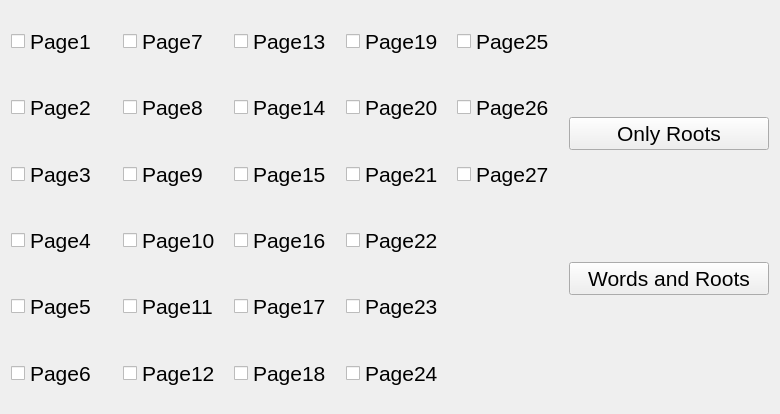
       <widget class="QWidget" name="pageChose">
        <property name="geometry">
         <rect>
          <x>0</x>
          <y>0</y>
          <width>780</width>
          <height>414</height>
         </rect>
        </property>
        <attribute name="label">
         <string>Chose Page(s)</string>
        </attribute>
        <layout class="QVBoxLayout" name="verticalLayout_3">
         <item>
          <layout class="QHBoxLayout" name="pageChoseLayout">
           <item>
            <layout class="QGridLayout" name="pageLayout">
             <item row="3" column="2">
              <widget class="QCheckBox" name="PageCheckBox_16">
               <property name="sizePolicy">
                <sizepolicy hsizetype="Minimum" vsizetype="Expanding">
                 <horstretch>0</horstretch>
                 <verstretch>0</verstretch>
                </sizepolicy>
               </property>
               <property name="font">
                <font>
                 <pointsize>16</pointsize>
                </font>
               </property>
               <property name="styleSheet">
                <string notr="true">QCheckBox::indicator {
	width: 20px;
	height: 20px;
};</string>
               </property>
               <property name="text">
                <string>Page16</string>
               </property>
              </widget>
             </item>
             <item row="1" column="2">
              <widget class="QCheckBox" name="PageCheckBox_14">
               <property name="sizePolicy">
                <sizepolicy hsizetype="Minimum" vsizetype="Expanding">
                 <horstretch>0</horstretch>
                 <verstretch>0</verstretch>
                </sizepolicy>
               </property>
               <property name="font">
                <font>
                 <pointsize>16</pointsize>
                </font>
               </property>
               <property name="styleSheet">
                <string notr="true">QCheckBox::indicator {
	width: 20px;
	height: 20px;
};</string>
               </property>
               <property name="text">
                <string>Page14</string>
               </property>
              </widget>
             </item>
             <item row="0" column="3">
              <widget class="QCheckBox" name="PageCheckBox_19">
               <property name="sizePolicy">
                <sizepolicy hsizetype="Minimum" vsizetype="Expanding">
                 <horstretch>0</horstretch>
                 <verstretch>0</verstretch>
                </sizepolicy>
               </property>
               <property name="font">
                <font>
                 <pointsize>16</pointsize>
                </font>
               </property>
               <property name="styleSheet">
                <string notr="true">QCheckBox::indicator {
	width: 20px;
	height: 20px;
};</string>
               </property>
               <property name="text">
                <string>Page19</string>
               </property>
              </widget>
             </item>
             <item row="0" column="1">
              <widget class="QCheckBox" name="PageCheckBox_7">
               <property name="sizePolicy">
                <sizepolicy hsizetype="Minimum" vsizetype="Expanding">
                 <horstretch>0</horstretch>
                 <verstretch>0</verstretch>
                </sizepolicy>
               </property>
               <property name="font">
                <font>
                 <pointsize>16</pointsize>
                </font>
               </property>
               <property name="styleSheet">
                <string notr="true">QCheckBox::indicator {
	width: 20px;
	height: 20px;
};</string>
               </property>
               <property name="text">
                <string>Page7</string>
               </property>
              </widget>
             </item>
             <item row="3" column="0">
              <widget class="QCheckBox" name="PageCheckBox_4">
               <property name="sizePolicy">
                <sizepolicy hsizetype="Minimum" vsizetype="Expanding">
                 <horstretch>0</horstretch>
                 <verstretch>0</verstretch>
                </sizepolicy>
               </property>
               <property name="font">
                <font>
                 <pointsize>16</pointsize>
                </font>
               </property>
               <property name="styleSheet">
                <string notr="true">QCheckBox::indicator {
	width: 20px;
	height: 20px;
};</string>
               </property>
               <property name="text">
                <string>Page4</string>
               </property>
              </widget>
             </item>
             <item row="4" column="0">
              <widget class="QCheckBox" name="PageCheckBox_5">
               <property name="sizePolicy">
                <sizepolicy hsizetype="Minimum" vsizetype="Expanding">
                 <horstretch>0</horstretch>
                 <verstretch>0</verstretch>
                </sizepolicy>
               </property>
               <property name="font">
                <font>
                 <pointsize>16</pointsize>
                </font>
               </property>
               <property name="styleSheet">
                <string notr="true">QCheckBox::indicator {
	width: 20px;
	height: 20px;
};</string>
               </property>
               <property name="text">
                <string>Page5</string>
               </property>
              </widget>
             </item>
             <item row="0" column="4">
              <widget class="QCheckBox" name="PageCheckBox_25">
               <property name="sizePolicy">
                <sizepolicy hsizetype="Minimum" vsizetype="Expanding">
                 <horstretch>0</horstretch>
                 <verstretch>0</verstretch>
                </sizepolicy>
               </property>
               <property name="font">
                <font>
                 <pointsize>16</pointsize>
                </font>
               </property>
               <property name="styleSheet">
                <string notr="true">QCheckBox::indicator {
	width: 20px;
	height: 20px;
};</string>
               </property>
               <property name="text">
                <string>Page25</string>
               </property>
              </widget>
             </item>
             <item row="1" column="0">
              <widget class="QCheckBox" name="PageCheckBox_2">
               <property name="sizePolicy">
                <sizepolicy hsizetype="Minimum" vsizetype="Expanding">
                 <horstretch>0</horstretch>
                 <verstretch>0</verstretch>
                </sizepolicy>
               </property>
               <property name="font">
                <font>
                 <pointsize>16</pointsize>
                </font>
               </property>
               <property name="styleSheet">
                <string notr="true">QCheckBox::indicator {
	width: 20px;
	height: 20px;
};</string>
               </property>
               <property name="text">
                <string>Page2</string>
               </property>
              </widget>
             </item>
             <item row="4" column="1">
              <widget class="QCheckBox" name="PageCheckBox_11">
               <property name="sizePolicy">
                <sizepolicy hsizetype="Minimum" vsizetype="Expanding">
                 <horstretch>0</horstretch>
                 <verstretch>0</verstretch>
                </sizepolicy>
               </property>
               <property name="font">
                <font>
                 <pointsize>16</pointsize>
                </font>
               </property>
               <property name="styleSheet">
                <string notr="true">QCheckBox::indicator {
	width: 20px;
	height: 20px;
};</string>
               </property>
               <property name="text">
                <string>Page11</string>
               </property>
              </widget>
             </item>
             <item row="3" column="1">
              <widget class="QCheckBox" name="PageCheckBox_10">
               <property name="sizePolicy">
                <sizepolicy hsizetype="Minimum" vsizetype="Expanding">
                 <horstretch>0</horstretch>
                 <verstretch>0</verstretch>
                </sizepolicy>
               </property>
               <property name="font">
                <font>
                 <pointsize>16</pointsize>
                </font>
               </property>
               <property name="styleSheet">
                <string notr="true">QCheckBox::indicator {
	width: 20px;
	height: 20px;
};</string>
               </property>
               <property name="text">
                <string>Page10</string>
               </property>
              </widget>
             </item>
             <item row="2" column="2">
              <widget class="QCheckBox" name="PageCheckBox_15">
               <property name="sizePolicy">
                <sizepolicy hsizetype="Minimum" vsizetype="Expanding">
                 <horstretch>0</horstretch>
                 <verstretch>0</verstretch>
                </sizepolicy>
               </property>
               <property name="font">
                <font>
                 <pointsize>16</pointsize>
                </font>
               </property>
               <property name="styleSheet">
                <string notr="true">QCheckBox::indicator {
	width: 20px;
	height: 20px;
};</string>
               </property>
               <property name="text">
                <string>Page15</string>
               </property>
              </widget>
             </item>
             <item row="2" column="1">
              <widget class="QCheckBox" name="PageCheckBox_9">
               <property name="sizePolicy">
                <sizepolicy hsizetype="Minimum" vsizetype="Expanding">
                 <horstretch>0</horstretch>
                 <verstretch>0</verstretch>
                </sizepolicy>
               </property>
               <property name="font">
                <font>
                 <pointsize>16</pointsize>
                </font>
               </property>
               <property name="styleSheet">
                <string notr="true">QCheckBox::indicator {
	width: 20px;
	height: 20px;
};</string>
               </property>
               <property name="text">
                <string>Page9</string>
               </property>
              </widget>
             </item>
             <item row="5" column="0">
              <widget class="QCheckBox" name="PageCheckBox_6">
               <property name="sizePolicy">
                <sizepolicy hsizetype="Minimum" vsizetype="Expanding">
                 <horstretch>0</horstretch>
                 <verstretch>0</verstretch>
                </sizepolicy>
               </property>
               <property name="font">
                <font>
                 <pointsize>16</pointsize>
                </font>
               </property>
               <property name="styleSheet">
                <string notr="true">QCheckBox::indicator {
	width: 20px;
	height: 20px;
};</string>
               </property>
               <property name="text">
                <string>Page6</string>
               </property>
              </widget>
             </item>
             <item row="0" column="2">
              <widget class="QCheckBox" name="PageCheckBox_13">
               <property name="sizePolicy">
                <sizepolicy hsizetype="Minimum" vsizetype="Expanding">
                 <horstretch>0</horstretch>
                 <verstretch>0</verstretch>
                </sizepolicy>
               </property>
               <property name="font">
                <font>
                 <pointsize>16</pointsize>
                </font>
               </property>
               <property name="styleSheet">
                <string notr="true">QCheckBox::indicator {
	width: 20px;
	height: 20px;
};</string>
               </property>
               <property name="text">
                <string>Page13</string>
               </property>
              </widget>
             </item>
             <item row="2" column="4">
              <widget class="QCheckBox" name="PageCheckBox_27">
               <property name="sizePolicy">
                <sizepolicy hsizetype="Minimum" vsizetype="Expanding">
                 <horstretch>0</horstretch>
                 <verstretch>0</verstretch>
                </sizepolicy>
               </property>
               <property name="font">
                <font>
                 <pointsize>16</pointsize>
                </font>
               </property>
               <property name="styleSheet">
                <string notr="true">QCheckBox::indicator {
	width: 20px;
	height: 20px;
};</string>
               </property>
               <property name="text">
                <string>Page27</string>
               </property>
              </widget>
             </item>
             <item row="4" column="2">
              <widget class="QCheckBox" name="PageCheckBox_17">
               <property name="sizePolicy">
                <sizepolicy hsizetype="Minimum" vsizetype="Expanding">
                 <horstretch>0</horstretch>
                 <verstretch>0</verstretch>
                </sizepolicy>
               </property>
               <property name="font">
                <font>
                 <pointsize>16</pointsize>
                </font>
               </property>
               <property name="styleSheet">
                <string notr="true">QCheckBox::indicator {
	width: 20px;
	height: 20px;
};</string>
               </property>
               <property name="text">
                <string>Page17</string>
               </property>
              </widget>
             </item>
             <item row="1" column="3">
              <widget class="QCheckBox" name="PageCheckBox_20">
               <property name="sizePolicy">
                <sizepolicy hsizetype="Minimum" vsizetype="Expanding">
                 <horstretch>0</horstretch>
                 <verstretch>0</verstretch>
                </sizepolicy>
               </property>
               <property name="font">
                <font>
                 <pointsize>16</pointsize>
                </font>
               </property>
               <property name="styleSheet">
                <string notr="true">QCheckBox::indicator {
	width: 20px;
	height: 20px;
};</string>
               </property>
               <property name="text">
                <string>Page20</string>
               </property>
              </widget>
             </item>
             <item row="1" column="1">
              <widget class="QCheckBox" name="PageCheckBox_8">
               <property name="sizePolicy">
                <sizepolicy hsizetype="Minimum" vsizetype="Expanding">
                 <horstretch>0</horstretch>
                 <verstretch>0</verstretch>
                </sizepolicy>
               </property>
               <property name="font">
                <font>
                 <pointsize>16</pointsize>
                </font>
               </property>
               <property name="styleSheet">
                <string notr="true">QCheckBox::indicator {
	width: 20px;
	height: 20px;
};</string>
               </property>
               <property name="text">
                <string>Page8</string>
               </property>
              </widget>
             </item>
             <item row="0" column="0">
              <widget class="QCheckBox" name="PageCheckBox_1">
               <property name="sizePolicy">
                <sizepolicy hsizetype="Minimum" vsizetype="Expanding">
                 <horstretch>0</horstretch>
                 <verstretch>0</verstretch>
                </sizepolicy>
               </property>
               <property name="font">
                <font>
                 <pointsize>16</pointsize>
                </font>
               </property>
               <property name="styleSheet">
                <string notr="true">QCheckBox::indicator {
	width: 20px;
	height: 20px;
};</string>
               </property>
               <property name="text">
                <string>Page1</string>
               </property>
              </widget>
             </item>
             <item row="2" column="3">
              <widget class="QCheckBox" name="PageCheckBox_21">
               <property name="sizePolicy">
                <sizepolicy hsizetype="Minimum" vsizetype="Expanding">
                 <horstretch>0</horstretch>
                 <verstretch>0</verstretch>
                </sizepolicy>
               </property>
               <property name="font">
                <font>
                 <pointsize>16</pointsize>
                </font>
               </property>
               <property name="styleSheet">
                <string notr="true">QCheckBox::indicator {
	width: 20px;
	height: 20px;
};</string>
               </property>
               <property name="text">
                <string>Page21</string>
               </property>
              </widget>
             </item>
             <item row="3" column="3">
              <widget class="QCheckBox" name="PageCheckBox_22">
               <property name="sizePolicy">
                <sizepolicy hsizetype="Minimum" vsizetype="Expanding">
                 <horstretch>0</horstretch>
                 <verstretch>0</verstretch>
                </sizepolicy>
               </property>
               <property name="font">
                <font>
                 <pointsize>16</pointsize>
                </font>
               </property>
               <property name="styleSheet">
                <string notr="true">QCheckBox::indicator {
	width: 20px;
	height: 20px;
};</string>
               </property>
               <property name="text">
                <string>Page22</string>
               </property>
              </widget>
             </item>
             <item row="4" column="3">
              <widget class="QCheckBox" name="PageCheckBox_23">
               <property name="sizePolicy">
                <sizepolicy hsizetype="Minimum" vsizetype="Expanding">
                 <horstretch>0</horstretch>
                 <verstretch>0</verstretch>
                </sizepolicy>
               </property>
               <property name="font">
                <font>
                 <pointsize>16</pointsize>
                </font>
               </property>
               <property name="styleSheet">
                <string notr="true">QCheckBox::indicator {
	width: 20px;
	height: 20px;
};</string>
               </property>
               <property name="text">
                <string>Page23</string>
               </property>
              </widget>
             </item>
             <item row="5" column="1">
              <widget class="QCheckBox" name="PageCheckBox_12">
               <property name="sizePolicy">
                <sizepolicy hsizetype="Minimum" vsizetype="Expanding">
                 <horstretch>0</horstretch>
                 <verstretch>0</verstretch>
                </sizepolicy>
               </property>
               <property name="font">
                <font>
                 <pointsize>16</pointsize>
                </font>
               </property>
               <property name="styleSheet">
                <string notr="true">QCheckBox::indicator {
	width: 20px;
	height: 20px;
};</string>
               </property>
               <property name="text">
                <string>Page12</string>
               </property>
              </widget>
             </item>
             <item row="1" column="4">
              <widget class="QCheckBox" name="PageCheckBox_26">
               <property name="sizePolicy">
                <sizepolicy hsizetype="Minimum" vsizetype="Expanding">
                 <horstretch>0</horstretch>
                 <verstretch>0</verstretch>
                </sizepolicy>
               </property>
               <property name="font">
                <font>
                 <pointsize>16</pointsize>
                </font>
               </property>
               <property name="styleSheet">
                <string notr="true">QCheckBox::indicator {
	width: 20px;
	height: 20px;
};</string>
               </property>
               <property name="text">
                <string>Page26</string>
               </property>
              </widget>
             </item>
             <item row="5" column="2">
              <widget class="QCheckBox" name="PageCheckBox_18">
               <property name="sizePolicy">
                <sizepolicy hsizetype="Minimum" vsizetype="Expanding">
                 <horstretch>0</horstretch>
                 <verstretch>0</verstretch>
                </sizepolicy>
               </property>
               <property name="font">
                <font>
                 <pointsize>16</pointsize>
                </font>
               </property>
               <property name="styleSheet">
                <string notr="true">QCheckBox::indicator {
	width: 20px;
	height: 20px;
};</string>
               </property>
               <property name="text">
                <string>Page18</string>
               </property>
              </widget>
             </item>
             <item row="2" column="0">
              <widget class="QCheckBox" name="PageCheckBox_3">
               <property name="sizePolicy">
                <sizepolicy hsizetype="Minimum" vsizetype="Expanding">
                 <horstretch>0</horstretch>
                 <verstretch>0</verstretch>
                </sizepolicy>
               </property>
               <property name="font">
                <font>
                 <pointsize>16</pointsize>
                </font>
               </property>
               <property name="styleSheet">
                <string notr="true">QCheckBox::indicator {
	width: 20px;
	height: 20px;
};</string>
               </property>
               <property name="text">
                <string>Page3</string>
               </property>
              </widget>
             </item>
             <item row="5" column="3">
              <widget class="QCheckBox" name="PageCheckBox_24">
               <property name="sizePolicy">
                <sizepolicy hsizetype="Minimum" vsizetype="Expanding">
                 <horstretch>0</horstretch>
                 <verstretch>0</verstretch>
                </sizepolicy>
               </property>
               <property name="font">
                <font>
                 <pointsize>16</pointsize>
                </font>
               </property>
               <property name="styleSheet">
                <string notr="true">QCheckBox::indicator {
	width: 20px;
	height: 20px;
};</string>
               </property>
               <property name="text">
                <string>Page24</string>
               </property>
              </widget>
             </item>
            </layout>
           </item>
           <item>
            <layout class="QVBoxLayout" name="modeLayouts">
             <item>
              <widget class="QPushButton" name="rootsButton_Page">
               <property name="sizePolicy">
                <sizepolicy hsizetype="Maximum" vsizetype="Fixed">
                 <horstretch>0</horstretch>
                 <verstretch>0</verstretch>
                </sizepolicy>
               </property>
               <property name="minimumSize">
                <size>
                 <width>200</width>
                 <height>0</height>
                </size>
               </property>
               <property name="font">
                <font>
                 <pointsize>16</pointsize>
                </font>
               </property>
               <property name="layoutDirection">
                <enum>Qt::LeftToRight</enum>
               </property>
               <property name="text">
                <string>Only Roots</string>
               </property>
              </widget>
             </item>
             <item>
              <widget class="QPushButton" name="wordsAndRootsButton_Page">
               <property name="sizePolicy">
                <sizepolicy hsizetype="Maximum" vsizetype="Fixed">
                 <horstretch>0</horstretch>
                 <verstretch>0</verstretch>
                </sizepolicy>
               </property>
               <property name="minimumSize">
                <size>
                 <width>200</width>
                 <height>0</height>
                </size>
               </property>
               <property name="font">
                <font>
                 <pointsize>16</pointsize>
                </font>
               </property>
               <property name="layoutDirection">
                <enum>Qt::LeftToRight</enum>
               </property>
               <property name="text">
                <string>Words and Roots</string>
               </property>
              </widget>
             </item>
            </layout>
           </item>
          </layout>
         </item>
        </layout>
       </widget>
